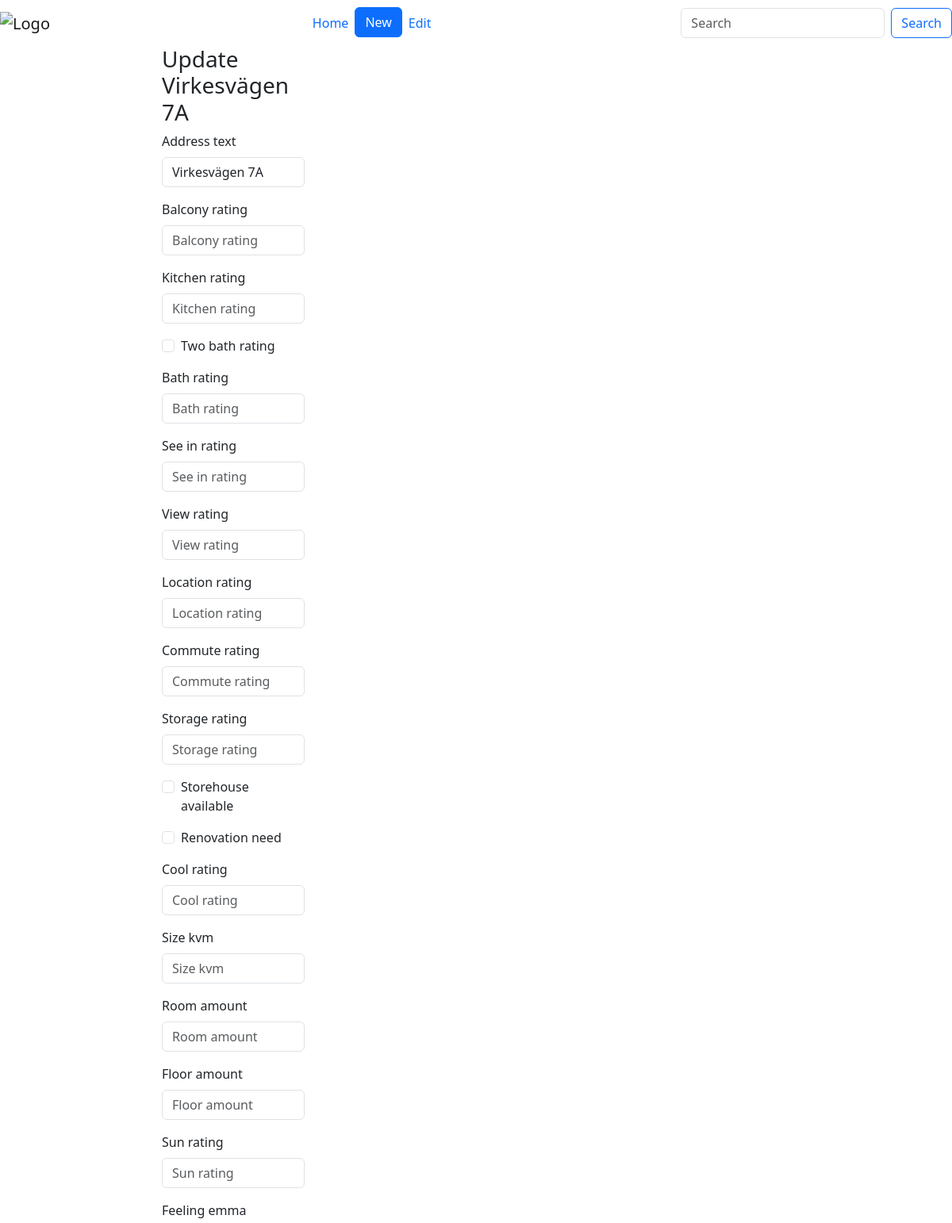
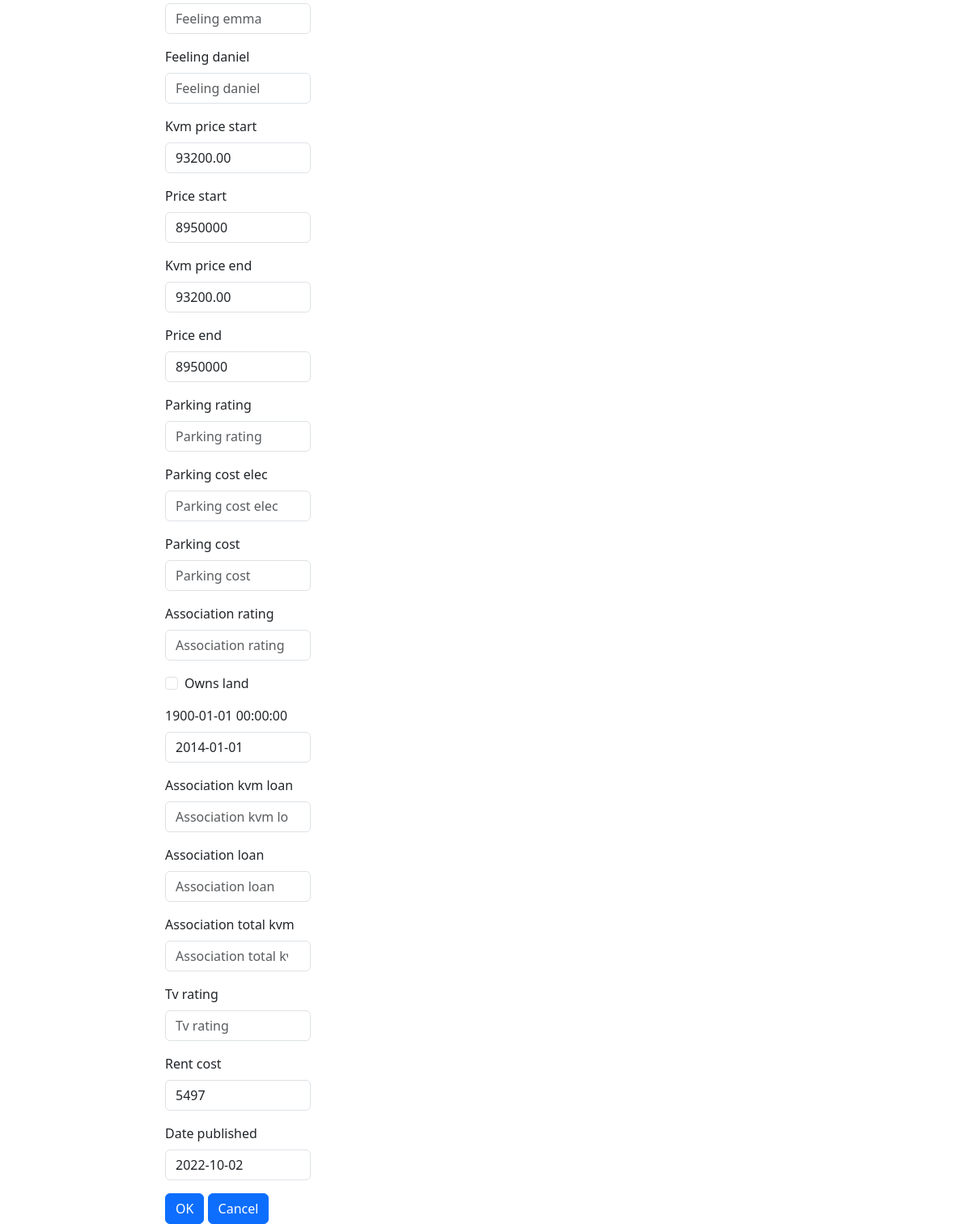
Screenshot of /lghter/2/ with the database file from the repository (2 pictures, top to bottom).
### lghter/models.py (models this page shows)
class Apartment(models.Model):
    address_text = models.CharField(max_length=200)
    balcony_rating = models.IntegerField(default=None, blank=True, null=True)
    kitchen_rating = models.IntegerField(default=None, blank=True, null=True)
    two_bath_rating = models.BooleanField(default=False)
    bath_rating = models.IntegerField(default=None, blank=True, null=True)
    see_in_rating = models.IntegerField(default=None, blank=True, null=True)
    view_rating = models.IntegerField(default=None, blank=True, null=True)
    location_rating = models.IntegerField(default=None, blank=True, null=True)
    commute_rating = models.IntegerField(default=None, blank=True, null=True)
    storage_rating = models.IntegerField(default=None, blank=True, null=True)
    storehouse_available = models.BooleanField(default=False)
    renovation_need = models.BooleanField(default=False)
    cool_rating = models.IntegerField(default=None, blank=True, null=True)
    size_kvm = models.IntegerField(default=None, blank=True, null=True)
    room_amount = models.IntegerField(default=None, blank=True, null=True)
    floor_amount = models.IntegerField(default=None, blank=True, null=True)
    sun_rating = models.IntegerField(default=None, blank=True, null=True)
    feeling_emma = models.IntegerField(default=None, blank=True, null=True)
    feeling_daniel = models.IntegerField(default=None, blank=True, null=True)
    kvm_price_start = models.DecimalField(max_digits=10, decimal_places=2, blank=True, null=True)
    price_start = models.IntegerField(default=None, blank=True, null=True)
    kvm_price_end = models.DecimalField(max_digits=10, decimal_places=2, blank=True, null=True)
    price_end = models.IntegerField(default=None, blank=True, null=True)
    parking_rating = models.IntegerField(default=None, blank=True, null=True)
    parking_cost_elec = models.IntegerField(default=None, blank=True, null=True)
    parking_cost = models.IntegerField(default=None, blank=True, null=True)
    association_rating = models.IntegerField(default=None, blank=True, null=True)
    owns_land = models.BooleanField(default=False)
    build_year = models.DateField(datetime.datetime(1900, 1, 1), blank=True, null=True)
    association_kvm_loan = models.DecimalField(max_digits=10, decimal_places=2, blank=True, null=True)
    association_loan = models.BigIntegerField(default=False, blank=True, null=True)
    association_total_kvm = models.IntegerField(default=False, blank=True, null=True)
    tv_rating = models.IntegerField(default=False, blank=True, null=True)
    rent_cost = models.IntegerField(default=False, blank=True, null=True)
    view_date = models.DateField('date published')

### lghter/views.py (the view)
# urls.py: path('<int:pk>/', views.EditView.as_view(), name='detail'),
class EditView(UpdateView):
    model = Apartment
    fields = '__all__'
    template_name = 'lghter/detail.html'
    success_url = '/'

### lghter/templates/lghter/detail.html (shortened to what this page needs)
{% extends 'lghter/base.html' %}
{% block content %}
    {% load django_bootstrap5 %}
{% bootstrap_css %}
        <div class="row">
    <div class="col-sm-2"></div>
    <div class="col-sm-2">
        <h3>Update {{ apartment.address_text }}</h3>
 <form action="{% url 'lghter:edit' apartment.id %}" method="post" class="form">
    {% bootstrap_form form %}
    {% bootstrap_button button_type="submit" content="OK" %}
    {% bootstrap_button button_type="reset" content="Cancel" %}
</form>
               </div>
    <div class="col-sm-8  "></div>
    </div>
{% endblock %}

### rows the page displays
Apartment: address_text "Virkesvägen 7A", kvm_price_start "93200.00", price_start "8950000", kvm_price_end "93200.00", price_end "8950000", build_year "2014-01-01", rent_cost "5497", view_date "2022-10-02"
